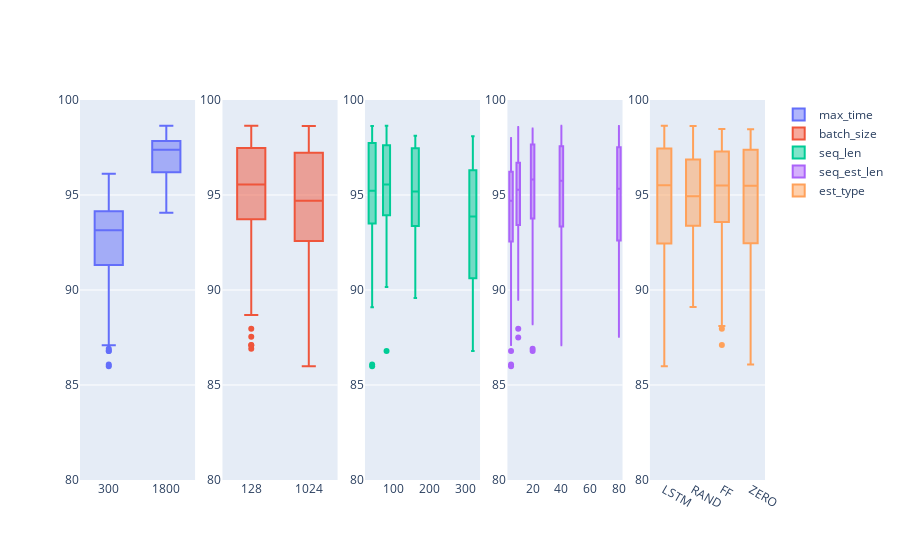

The cell this chart's notebook holds for it:
### Code cell
fig = make_subplots(rows=1, cols=5)
for idx, factor in enumerate(factors):
    aa=fig.add_box(y=df_res["FIT"], x=df_res[factor], row=1, col=idx+1, name=factor)#, label="a") 
    fig.update_yaxes(range=[80, 100], row=1, col=idx+1)
fig.show()

### Figure 1 — Plotly figure (JSON) as saved in the notebook; plotly's stock layout.template omitted (floating-point values rounded to 4 significant figures; data arrays with more than 128 entries replaced by an {"elided": "..."} marker saying what was removed)
{"data": [{"name": "max_time", "type": "box", "x": {"elided": "320 int values"}, "xaxis": "x", "y": {"elided": "320 float values"}, "yaxis": "y"}, {"name": "batch_size", "type": "box", "x": {"elided": "320 int values"}, "xaxis": "x2", "y": {"elided": "320 float values"}, "yaxis": "y2"}, {"name": "seq_len", "type": "box", "x": {"elided": "320 int values"}, "xaxis": "x3", "y": {"elided": "320 float values"}, "yaxis": "y3"}, {"name": "seq_est_len", "type": "box", "x": {"elided": "320 int values"}, "xaxis": "x4", "y": {"elided": "320 float values"}, "yaxis": "y4"}, {"name": "est_type", "type": "box", "x": {"elided": "320 str values"}, "xaxis": "x5", "y": {"elided": "320 float values"}, "yaxis": "y5"}], "layout": {"xaxis": {"anchor": "y", "domain": [0, 0.168]}, "xaxis2": {"anchor": "y2", "domain": [0.208, 0.376]}, "xaxis3": {"anchor": "y3", "domain": [0.416, 0.584]}, "xaxis4": {"anchor": "y4", "domain": [0.624, 0.792]}, "xaxis5": {"anchor": "y5", "domain": [0.832, 1]}, "yaxis": {"anchor": "x", "domain": [0, 1], "range": [80, 100]}, "yaxis2": {"anchor": "x2", "domain": [0, 1], "range": [80, 100]}, "yaxis3": {"anchor": "x3", "domain": [0, 1], "range": [80, 100]}, "yaxis4": {"anchor": "x4", "domain": [0, 1], "range": [80, 100]}, "yaxis5": {"anchor": "x5", "domain": [0, 1], "range": [80, 100]}}}
